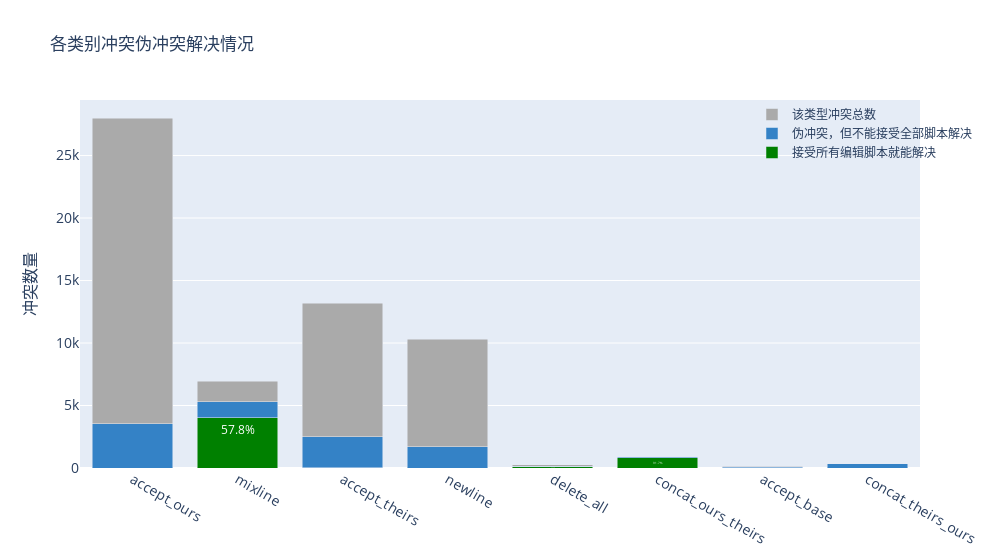

The cell this chart's notebook holds for it:
### Code cell
# 使用 plotly 绘制条形图，横坐标是各个类型，
# 纵坐标高度由三部分组成：灰色表示总数减去给出建议的部分，绿色部分表示正确的部分、蓝色表示给出建议但不正确的部分

import plotly.graph_objects as go

fig = go.Figure()
fig.add_trace(go.Bar(
    x=list(kind_counter.keys()),
    y=[kind_counter[k] * correct_rate[k] / 100 for k in kind_counter.keys()],
    name='接受所有编辑脚本就能解决',
    marker_color='green',
    customdata=[round(correct_rate[k], 1) for k in kind_counter.keys()],
    texttemplate="%{customdata}%",
))
fig.add_trace(go.Bar(
    x=list(kind_counter.keys()),
    y=[kind_counter[k] * (suggestion_given_rate[k] - correct_rate[k]) / 100 for k in kind_counter.keys()],
    name='伪冲突，但不能接受全部脚本解决',
    marker_color='rgb(52,130,198)',
))
fig.add_trace(go.Bar(
    x=list(kind_counter.keys()),
    y=list([kind_counter[k] * (100 - suggestion_given_rate[k]) / 100 for k in kind_counter.keys()]),
    name='该类型冲突总数',
    marker_color='#aaa'
))

fig.update_layout(
    title='各类别冲突伪冲突解决情况',
    xaxis_tickfont_size=14,
    width=1000,
    yaxis=dict(
        title='冲突数量',
        titlefont_size=16,
        tickfont_size=14,
    ),
    legend=dict(
        x=0.8,
        y=1.0,
        bgcolor='rgba(255, 255, 255, 0)',
        bordercolor='rgba(255, 255, 255, 0)'
    ),
    barmode='stack',
    bargap=0.15,
    bargroupgap=0.1
)

fig.show()

### Figure 1 — Plotly figure (JSON) as saved in the notebook; plotly's stock layout.template omitted (floating-point values rounded to 4 significant figures)
{"data": [{"customdata": [0, 57.8, 0, 0, 43.3, 91.7, 0.7, 0], "marker": {"color": "green"}, "name": "接受所有编辑脚本就能解决", "texttemplate": "%{customdata}%", "type": "bar", "x": ["accept_ours", "mixline", "accept_theirs", "newline", "delete_all", "concat_ours_theirs", "accept_base", "concat_theirs_ours"], "y": [0, 4016, 1, 0, 109, 838, 1, 0]}, {"marker": {"color": "rgb(52,130,198)"}, "name": "伪冲突，但不能接受全部脚本解决", "type": "bar", "x": ["accept_ours", "mixline", "accept_theirs", "newline", "delete_all", "concat_ours_theirs", "accept_base", "concat_theirs_ours"], "y": [3536.0, 1279.0, 2513.0, 1710, 30.0, 50.0, 95, 326]}, {"marker": {"color": "#aaa"}, "name": "该类型冲突总数", "type": "bar", "x": ["accept_ours", "mixline", "accept_theirs", "newline", "delete_all", "concat_ours_theirs", "accept_base", "concat_theirs_ours"], "y": [24437, 1649.0, 10657, 8591, 113.0, 26.0, 50.0, 8.0]}], "layout": {"bargap": 0.15, "bargroupgap": 0.1, "barmode": "stack", "legend": {"bgcolor": "rgba(255, 255, 255, 0)", "bordercolor": "rgba(255, 255, 255, 0)", "x": 0.8, "y": 1}, "title": {"text": "各类别冲突伪冲突解决情况"}, "width": 1000, "xaxis": {"tickfont": {"size": 14}}, "yaxis": {"tickfont": {"size": 14}, "title": {"font": {"size": 16}, "text": "冲突数量"}}}}
